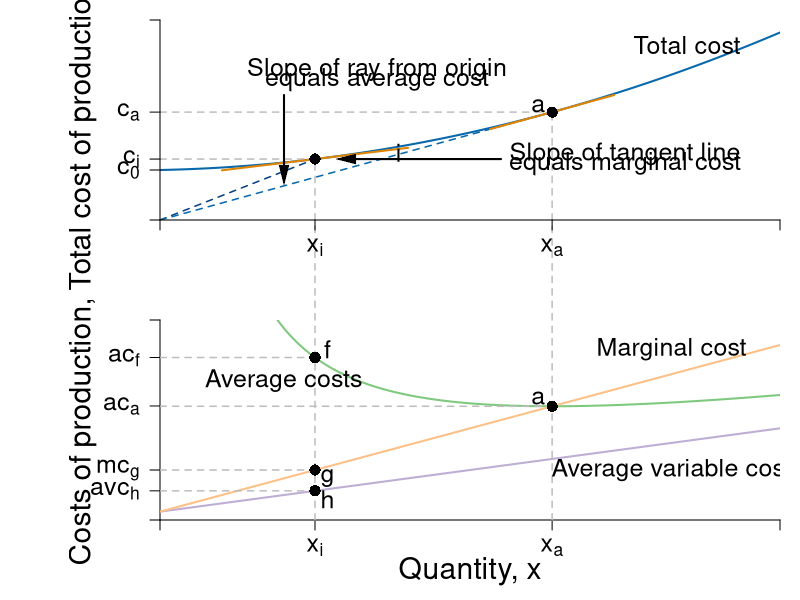

Generate this figure with R:
#Graph Designer: Scott Cohn
#Authors: Bowles and Halliday
#Title: Microeconomics: Competition, Conflict and Coordination

require(shape)
pdf(file = "firmmarketsupply/tc_ac_mc_stacked.pdf", width = 9, height = 12)

#Set parameters for graphics
axislabelsize <- 1.8
labelsize <- 1.5
namesize <- 1.8
annotatesize <- 1.5
graphlinewidth <- 2
segmentlinewidth <- 1.5

COL <- c("#7fc97f", "#beaed4", "#fdc086", "#ffff99", "#386cb0", "#f0027f", "#bf5b17", "#666666")
COLA <- c("#99d8c9","#66c2a4","#41ae76", "#238b45", "#005824")
COLB <- c("#4eb3d3", "#2b8cbe", "#0868ac","#084081")

#Edited the margins to cater for the larger LHS labels
par(mar =  c(4, 8, 1, 1), mfrow = c(2, 1))


totalcost <- function(x, c0 = 10, c1 = 2, c2 = 0.5){
  c0 + c1*x + c2*x^2
}

avgcost <- function(x, c0 = 10, c1 = 2, c2 = 0.5){
  totalcost/x
}

avgvarcost <- function(x,  c1 = 0.05, c2 = 0.05){
  (c1*x + c2*x^2)/x
}

marginalcost <- function(x, c1 = 2, c2 = 0.5){
  c1 + 2*c2*x
}

mcline <- function(x, constant = 0.3181472, slope = 0.125){
  constant + slope*x
}

isocost <- function(l, c = 10, w = 1, r = 1) {
  c - (w/r)*l
}


isoquant <- function(l, alpha = 0.5, x = 5) {
  (x / l^alpha)^(1/(1 - alpha))
}

# total cost --------------------------------------------------------------


xlims <- c(0, 10)
ylims <- c(0, 8)

npts <- 501 
x <- seq(xlims[1], xlims[2], length.out = npts)
y <- seq(ylims[1], ylims[2], length.out = npts) 
a <- c(13, 16.75, 19.25)

plot(0, 0, xlim = xlims, ylim = ylims, type = "n",
     xlab = expression(paste("")),
     ylab = expression(paste("")), 
     xaxt = "n", 
     yaxt = "n", 
     cex.lab = axislabelsize, 
     bty = "n",
     xaxs = "i", 
     yaxs = "i")

# Choose x_i

i <- c(2, 2.5, 3, 3.5, 4)
xi <- i[2]

ticksy <- c(0, 2, totalcost(x = xi, c0 = 2, c1 = 0.05, c2 = 0.05), totalcost(x = 6.32456, c0 = 2, c1 = 0.05, c2 = 0.05), ylims[2])
ylabels <- c(NA, expression(paste(c[0])), expression(paste(c[i])), expression(paste(c[a])), NA)
ticksx <- c(0, xi, 6.32456, xlims[2])
xlabels <- c(NA, expression(paste(x[i])), expression(paste(x[a])), NA)

npts <- 500 
xx1 <- seq(xlims[1], xlims[2], length.out = npts)
xx3 <- seq(xi - 1.5, xi + 1.5, length.out = npts)
xx4 <- seq(5.32456, 7.32456, length.out = npts)


lines(xx1, totalcost(xx1, c0 = 2, c1 = 0.05, c2 = 0.05), col = COLB[3], lwd = graphlinewidth)

#Label the axes
#mtext(expression(paste("Quantity of output, ", x)), side = 1, line = 2.5, cex = axislabelsize)
text(-1.25, 0.5*ylims[2], expression(paste("Total cost of production, ", c)), xpd = TRUE, cex = axislabelsize, srt = 90) 

#Draw segments for average cost
segments(0, totalcost(x = xi, c0 = 2, c1 = 0.05, c2 = 0.05), xi, totalcost(x = xi, c0 = 2, c1 = 0.05, c2 = 0.05), lty = 2, col = "gray" , lwd = segmentlinewidth)
segments(xi, -20, xi, totalcost(x = xi, c0 = 2, c1 = 0.05, c2 = 0.05), lty = 2, col = "gray" , lwd = segmentlinewidth, xpd = TRUE)

segments(0, totalcost(x = 6.32456, c0 = 2, c1 = 0.05, c2 = 0.05), 6.32456, totalcost(x = 6.32456, c0 = 2, c1 = 0.05, c2 = 0.05), lty = 2, col = "gray" , lwd = segmentlinewidth)
segments(6.32456, -20, 6.32456, totalcost(x = 6.32456, c0 = 2, c1 = 0.05, c2 = 0.05), lty = 2, col = "gray" , lwd = segmentlinewidth, xpd = TRUE)

segments(0, 0, xi, totalcost(x = xi, c0 = 2, c1 = 0.05, c2 = 0.05), lty = 2, col = COLB[4] , lwd = segmentlinewidth)
segments(0, 0, 6.32456, totalcost(x = 6.32456, c0 = 2, c1 = 0.05, c2 = 0.05), lty = 2, col = COLB[3] , lwd = segmentlinewidth)

lines(xx3, mcline(xx3, constant = totalcost(x = xi, c0 = 2, c1 = 0.05, c2 = 0.05) - xi*marginalcost(x = xi, c1 = 0.05, c2 = 0.05), slope = marginalcost(x = xi, c1 = 0.05, c2 = 0.05)), 
      col = "#E18500", lty = 1, lwd = graphlinewidth)
lines(xx4, mcline(xx4, constant = totalcost(x = 6.32456, c0 = 2, c1 = 0.05, c2 = 0.05) - 6.32456*marginalcost(x = 6.32456, c1 = 0.05, c2 = 0.05), slope = marginalcost(x = 6.32456, c1 = 0.05, c2 = 0.05)), 
      col = "#E18500", lty = 1, lwd = graphlinewidth)

points(xi, totalcost(x = xi, c0 = 2, c1 = 0.05, c2 = 0.05), pch = 16, col = "black", cex = 1.5)
text(3.85, totalcost(x = xi, c0 = 2, c1 = 0.05, c2 = 0.05) + 0.25, expression("i"), cex = annotatesize)

points(6.32456, totalcost(x = 6.32456, c0 = 2, c1 = 0.05, c2 = 0.05), pch = 16, col = "black", cex = 1.5)
text(6.1, totalcost(x = 6.32456, c0 = 2, c1 = 0.05, c2 = 0.05) + 0.25, expression("a"), cex = annotatesize)

#Marginal Cost
text(7.5, totalcost(x = xi, c0 = 2, c1 = 0.05, c2 = 0.05) + 0.2, expression(paste("Slope of tangent line")), cex = annotatesize)
text(7.5, totalcost(x = xi, c0 = 2, c1 = 0.05, c2 = 0.05) - 0.2, expression(paste("equals marginal cost")), cex = annotatesize)
Arrows(5.5, totalcost(x = xi, c0 = 2, c1 = 0.05, c2 = 0.05), xi + 0.5, totalcost(x = xi, c0 = 2, c1 = 0.05, c2 = 0.05) , col = "black", lty = 1, lwd = 2, arr.type = "triangle", arr.lwd = 0.5)

#Label the cost curve
text(8.5, 7, expression("Total cost"), cex = annotatesize)
#text(11.5, 13.5, expression(paste(tc(x) == c[0] + c[1]*x + c[2]*x^2)), cex = annotatesize)

#Average Cost
text(3.5, 6.0, expression(paste("Slope of ray from origin")), cex = annotatesize)
text(3.5, 5.6, expression(paste("equals average cost")), cex = annotatesize)
Arrows(2, 5, 2, 1.8, col = "black", lty = 1, lwd = 2, arr.type = "triangle", arr.lwd = 0.5)


axis(1, at = ticksx, pos = 0, labels = xlabels, cex.axis = labelsize)
axis(2, at = ticksy, pos = 0, labels = ylabels, las = 1, cex.axis = labelsize)

# ac & mc -----------------------------------------------------------------

avgcost <- function(x,  c0 = 2, c1 = 0.05, c2 = 0.05){
  (c0 + c1*x + c2*x^2)/x
}

marginalcost <- function(x, c1 = 0.05, c2 = 0.05){
  c1 + 2*c2*x
}

xlims <- c(0, 10)
ylims <- c(0, 1.2)

npts <- 501 
x <- seq(xlims[1], xlims[2], length.out = npts)
y <- seq(ylims[1], ylims[2], length.out = npts) 
a <- c(13, 16.75, 19.25)

plot(0, 0, xlim = xlims, ylim = ylims, type = "n",
     xlab = expression(paste("")),
     ylab = expression(paste("")), 
     xaxt = "n", 
     yaxt = "n", 
     cex.lab = axislabelsize, 
     bty = "n",
     xaxs = "i", 
     yaxs = "i")


ticksy <- c(0, avgvarcost(x = xi), marginalcost(x = xi), avgcost(6.82456), avgcost(x = xi), ylims[2])
ylabels <- c(NA, expression(paste(avc[h])), expression(paste(mc[g])), expression(paste(ac[a])), expression(paste(ac[f])), NA)
ticksx <- c(0, xi, 6.32456, xlims[2])
xlabels <- c(NA, expression(paste(x[i])), expression(paste(x[a])), NA)


axis(1, at = ticksx, pos = 0, labels = xlabels, cex.axis = labelsize)
axis(2, at = ticksy, pos = 0, labels = ylabels, las = 1, cex.axis = labelsize)

npts <- 500 
xx1 <- seq(xlims[1], xlims[2], length.out = npts)
xx3 <- seq(4, 8, length.out = npts)

lines(xx1, avgcost(xx1, c0 = 2, c1 = 0.05, c2 = 0.05), col = COL[1], lwd = graphlinewidth)
lines(xx1, avgvarcost(xx1, c1 = 0.05, c2 = 0.05), col = COL[2], lwd = graphlinewidth)
lines(xx1, marginalcost(xx1, c1 = 0.05, c2 = 0.05), col = COL[3], lwd = graphlinewidth)

#Label the axes
mtext(expression(paste("Quantity, ", x)), side = 1, line = 2.5, cex = axislabelsize)
text(-1.25, 0.5*ylims[2], expression(paste("Costs of production, ", c)), xpd = TRUE, cex = axislabelsize, srt = 90) 


#Draw segments for average cost
segments(0, avgcost(x = xi, c0 = 2, c1 = 0.05, c2 = 0.05), xi, avgcost(x = xi, c0 = 2, c1 = 0.05, c2 = 0.05), lty = 2, col = "gray" , lwd = segmentlinewidth)
segments(xi, 0, xi, avgcost(x = xi) + 10, lty = 2, col = "gray" , lwd = segmentlinewidth, xpd = TRUE)
segments(0, marginalcost(x = xi), xi, marginalcost(x = xi), lty = 2, col = "gray" , lwd = segmentlinewidth)
segments(0, avgvarcost(x = xi), xi, avgvarcost(x = xi), lty = 2, col = "gray" , lwd = segmentlinewidth)
points(xi, avgcost(x = xi, c0 = 2, c1 = 0.05, c2 = 0.05), pch = 16, col = "black", cex = 1.5)

text(xi + 0.2, avgcost(x = xi) + 0.05, expression(paste("f")), cex = labelsize)
points(xi, avgcost(x = xi), pch = 16, col = "black", cex = 1.5)

text(xi + 0.2, marginalcost(x = xi) - 0.05, expression(paste("g")), cex = labelsize)
points(xi, marginalcost(x = xi), pch = 16, col = "black", cex = 1.5)

text(xi + 0.2, avgvarcost(x = xi) - 0.05, expression(paste("h")), cex = labelsize)
points(xi, avgvarcost(x = xi), pch = 16, col = "black", cex = 1.5)

#Label the cost curve
text(12.7, 12, expression("Total cost"), cex = labelsize)
#text(12.5, 13.5, expression(paste(tc(x) == c[0] + c[1]*x + c[2]*x^2)), cex = annotatesize)

#Average Cost
text(2, avgcost(x = 3.2), expression(paste("Average costs")), cex = labelsize)
#text(3.75, avgcost(x = 3.2) + 0.67, expression(paste(ac(x) == frac(c[0],x) + c[1] + c[2]*x)), cex = annotatesize)

#Average cost minimum
segments(0, avgcost(x = 6.32456), 6.32456, avgcost(x = 6.32456), lty = 2, col = "gray" , lwd = segmentlinewidth)
segments(6.32456, 0, 6.32456, 2, lty = 2, col = "gray" , lwd = segmentlinewidth, xpd = TRUE)
text(6.1, avgcost(x = 6.32456) + 0.05, expression(paste("a")), cex = annotatesize)
points(6.32456, avgcost(x = 6.32456), pch = 16, col = "black", cex = 1.5)


#Marginal Cost
text(8.25, marginalcost(x = 8.25) + 0.15, expression(paste("Marginal cost")), cex = annotatesize)
#text(11, marginalcost(x = 12) + 0.2, expression(paste(mc(x) == c[1] + 2*c[2]*x)), cex = annotatesize)

#Average Variable Cost
text(8.25, avgvarcost(x = 8) - 0.15, expression(paste("Average variable cost")), cex = annotatesize)
#text(12, avgvarcost(x = 12) - 0.325, expression(paste(avc(x) == c[1] + c[2]*x)), cex = annotatesize)


dev.off()
